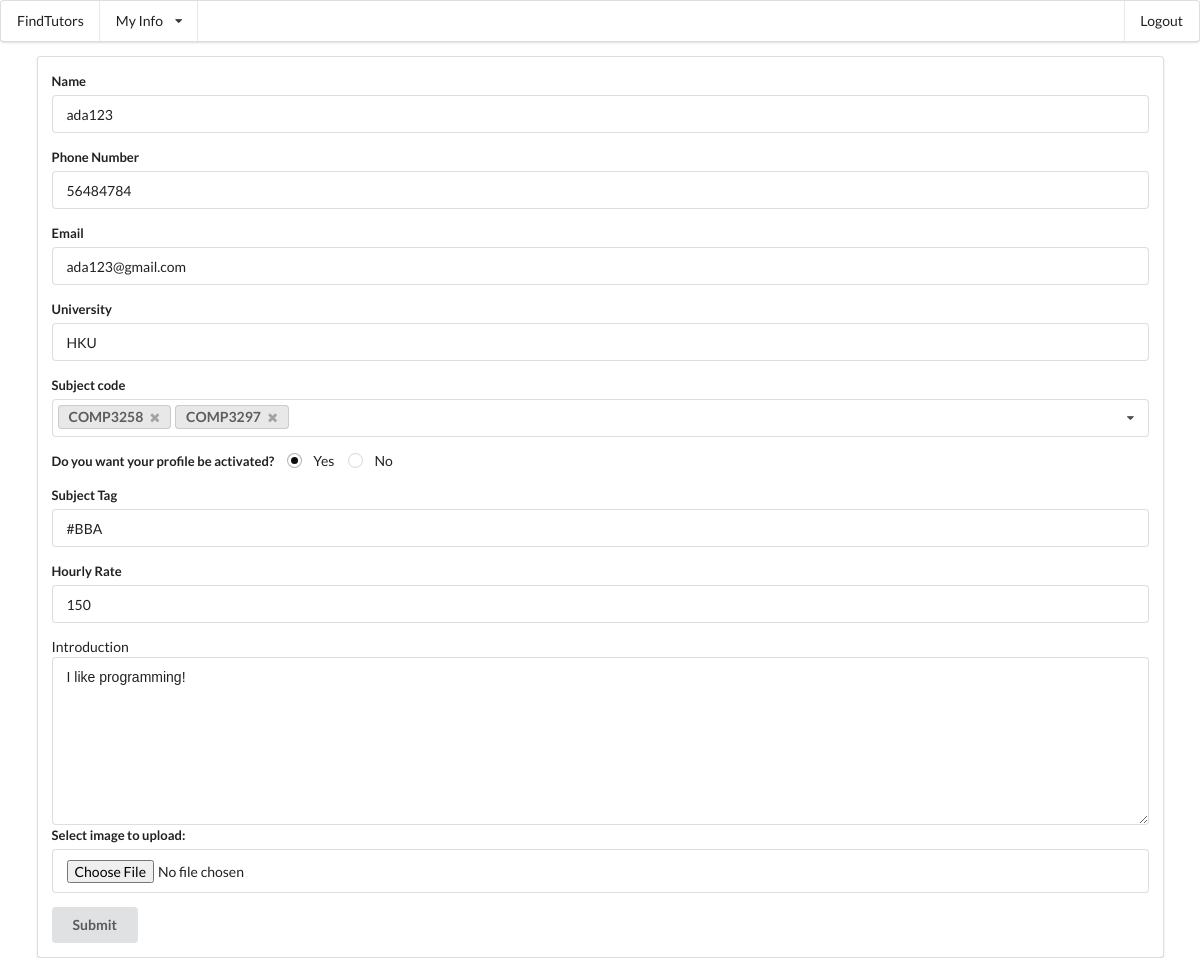
Page /main/editAccountDetail (signed in) on the committed database.
### mainApp/models.py (models this page shows, shortened)
class Tutor(models.Model):
	phoneNumber=models.CharField(max_length=10)
	photo_url=models.CharField(max_length=30)
	user = models.OneToOneField(User, on_delete=models.CASCADE)
	tutor_type=models.CharField(max_length=8,default="Private")#Contract/Private
	university=models.CharField(max_length=60)
	teach_course_code=models.ManyToManyField(SubjectCode)
	subject_tag=models.CharField(max_length=60)
	hourly_rate=models.IntegerField(default=100)
	introduction=models.TextField(default="I love programming")
	activated=models.BooleanField(default=True)#profiles show to public or not
	avg_review=models.IntegerField(default=-1)

class SubjectCode(models.Model):
	subject_code=models.CharField(max_length=8)
	@classmethod
	def getCodeList(cls):
		return SubjectCode.objects.all().values("subject_code")

### mainApp/views.py (the view)
@login_required
def editAccountDetail(request):
    if request.method == 'POST':
        request.user.username = request.POST['Name']
        request.user.email = request.POST['email']
        request.user.student.phoneNumber= request.POST['phoneNumber']
        request.user.student.save()
        if('newImage' in request.FILES):
            fs = FileSystemStorage()
            fs.delete('profilepic/'+str(request.user.id)+'.jpg')
            filename=fs.save('profilepic/'+str(request.user.id)+'.jpg',request.FILES['newImage'])
        request.user.save()
        if(hasattr(request.user,'tutor')):
            tutor = request.user.tutor
            tutor.phoneNumber= request.POST['phoneNumber']
            tutor.university = request.POST['university']
            tutor.subject_tag = request.POST['subject_tag']
            tutor.hourly_rate = request.POST['hourly_rate']
            tutor.introduction = request.POST['introduction']
            tutor.activated= (request.POST['activated']=='y')
            subject_list=request.POST.getlist('subject')
            tutor.teach_course_code.clear()
            if(isinstance(subject_list,list)):
                for i in subject_list:
                    tutor.teach_course_code.add(SubjectCode.objects.get(subject_code=i))
            else:
                tutor.teach_course_code.add(SubjectCode.objects.get(subject_code=subject_list))
            tutor.save()
        return HttpResponseRedirect('/main/viewAccountDetail')
    else:
        if(hasattr(request.user,'tutor')):
            this_user = request.user.tutor
            if this_user.activated:
            	activate_yes = 'checked = "yes"'
            	activate_no = ''
            else:
            	activate_yes = ''
            	activate_no = 'checked = "yes"'
            return render(request,'mainApp/editAccountDetail_tutor.html',{'this_user':this_user,"subject_list":SubjectCode.getCodeList(),"teach_course_code":this_user.teach_course_code.values('subject_code'), "activate_yes": activate_yes, "activate_no": activate_no})
        else:
            this_user = request.user.student
            return render(request,'mainApp/editAccountDetail_student.html',{'this_user':this_user})

### mainApp/templates/mainApp/editAccountDetail_tutor.html (shortened to what this page needs)
{% extends "mainApp/base.html" %}
{% block content %}
<div class="ui segment">
<form class="ui form" action="editAccountDetail" method="post" enctype="multipart/form-data">{% csrf_token %}
    <div class="field">
        <label>Name</label>
        <input type="text" name="Name" placeholder="Name" value={{this_user.user.username}}>
    </div>
    <div class="field">
        <label>Phone Number</label>
        <input type="text" name="phoneNumber" placeholder="Phone Number" value={{this_user.phoneNumber}}>
    </div>
    <div class="field">
        <label>Email</label>
        <input type="text" name="email" placeholder="email" value={{this_user.user.email}}>
    </div>
    <div class="field">
        <label>University</label>
        <input type="text" name="university" placeholder="university" value={{this_user.university}}>
    </div>
	<div class="wide field">
	<label>Subject code</label>
<select name="subject" multiple="" class="ui fluid dropdown">
	{% for code in subject_list %}
    {% if code in teach_course_code %}
    <option value="{{code.subject_code}}" selected>{{code.subject_code}}</option>
    {% else %}
    <option value="{{code.subject_code}}" >{{code.subject_code}}</option>
    {% endif %}
	{% endfor %}
</select>
</div>
      <div class="inline fields">
    <label>Do you want your profile be activated?</label>
    <div class="field">
      <div class="ui radio checkbox">
        <label>Yes</label>
      </div>
    </div>
    <div class="field">
      <div class="ui radio checkbox">
        <label>No</label>
      </div>
    </div>
		</div>
    <div class="field">
        <label>Subject Tag</label>
        <input type="text" name="subject_tag" placeholder="subject_tag" value={{this_user.subject_tag}}>
    </div>
    <div class="field">
        <label>Hourly Rate</label>
        <input type="text" name="hourly_rate" placeholder="hourly_rate" value={{this_user.hourly_rate}} {% if this_user.tutor_type == 'Contract' %}readonly {% endif %}>
    </div>
    <div>
        <label>Introduction</label>
        <textarea name="introduction" placeholder="introduction">{{this_user.introduction}}</textarea>
    </div>
    <div class="field">
        <label>Select image to upload:</label>
        <input type="file" name="newImage" accept="image/*"/>
    </div>
    <button class="ui button" type="submit">Submit</button>
</form>
</div>
{% endblock %}

### rows in the picture
Tutor: Name "ada123", phoneNumber "56484784", email "ada123@gmail.com", university "HKU", subject_tag "#BBA", hourly_rate "150", introduction "I like programming!"
SubjectCode: subject_code "COMP3258"
SubjectCode: subject_code "COMP3297"
